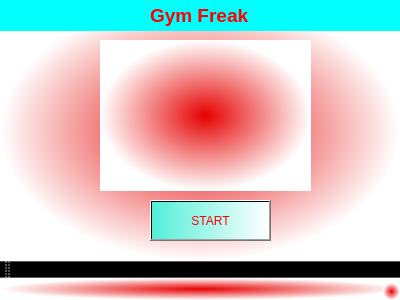
<?xml version="1.0" encoding="UTF-8"?>
<ui version="4.0">
 <class>start</class>
 <widget class="QMainWindow" name="start">
  <property name="geometry">
   <rect>
    <x>0</x>
    <y>0</y>
    <width>400</width>
    <height>300</height>
   </rect>
  </property>
  <property name="windowTitle">
   <string>start</string>
  </property>
  <property name="styleSheet">
   <string notr="true">background-color: qradialgradient(spread:pad, cx:0.5, cy:0.5, radius:0.5, fx:0.5, fy:0.5, stop:0 rgba(230, 0, 0, 255), stop:1 rgba(255, 255, 255, 255));</string>
  </property>
  <widget class="QWidget" name="centralWidget">
   <widget class="QPushButton" name="pushButton">
    <property name="geometry">
     <rect>
      <x>150</x>
      <y>200</y>
      <width>121</width>
      <height>41</height>
     </rect>
    </property>
    <property name="styleSheet">
     <string notr="true">color: rgb(255, 0, 0);
background-color: qlineargradient(spread:pad, x1:0, y1:0, x2:1, y2:0, stop:0 rgba(82, 239, 216, 255), stop:1 rgba(255, 255, 255, 255));</string>
    </property>
    <property name="text">
     <string>START</string>
    </property>
   </widget>
   <widget class="QLabel" name="label">
    <property name="geometry">
     <rect>
      <x>100</x>
      <y>40</y>
      <width>211</width>
      <height>151</height>
     </rect>
    </property>
    <property name="styleSheet">
     <string notr="true">image: url(:/dumbbells.jpg);</string>
    </property>
    <property name="text">
     <string/>
    </property>
   </widget>
   <widget class="QLabel" name="label_3">
    <property name="geometry">
     <rect>
      <x>0</x>
      <y>0</y>
      <width>401</width>
      <height>31</height>
     </rect>
    </property>
    <property name="styleSheet">
     <string notr="true">background-color: rgb(0, 255, 255);</string>
    </property>
    <property name="text">
     <string/>
    </property>
   </widget>
   <widget class="QLabel" name="label_4">
    <property name="geometry">
     <rect>
      <x>150</x>
      <y>0</y>
      <width>101</width>
      <height>31</height>
     </rect>
    </property>
    <property name="styleSheet">
     <string notr="true">background-color: rgb(0, 255, 255);</string>
    </property>
    <property name="text">
     <string>&lt;html&gt;&lt;head/&gt;&lt;body&gt;&lt;p&gt;&lt;span style=&quot; font-size:14pt; font-weight:600; color:#ff0000;&quot;&gt;Gym Freak&lt;/span&gt;&lt;/p&gt;&lt;/body&gt;&lt;/html&gt;</string>
    </property>
   </widget>
  </widget>
  <widget class="QMenuBar" name="menuBar">
   <property name="geometry">
    <rect>
     <x>0</x>
     <y>0</y>
     <width>400</width>
     <height>21</height>
    </rect>
   </property>
  </widget>
  <widget class="QToolBar" name="mainToolBar">
   <attribute name="toolBarArea">
    <enum>BottomToolBarArea</enum>
   </attribute>
   <attribute name="toolBarBreak">
    <bool>false</bool>
   </attribute>
  </widget>
  <widget class="QStatusBar" name="statusBar"/>
 </widget>
 <layoutdefault spacing="6" margin="11"/>
 <resources/>
 <connections/>
</ui>
